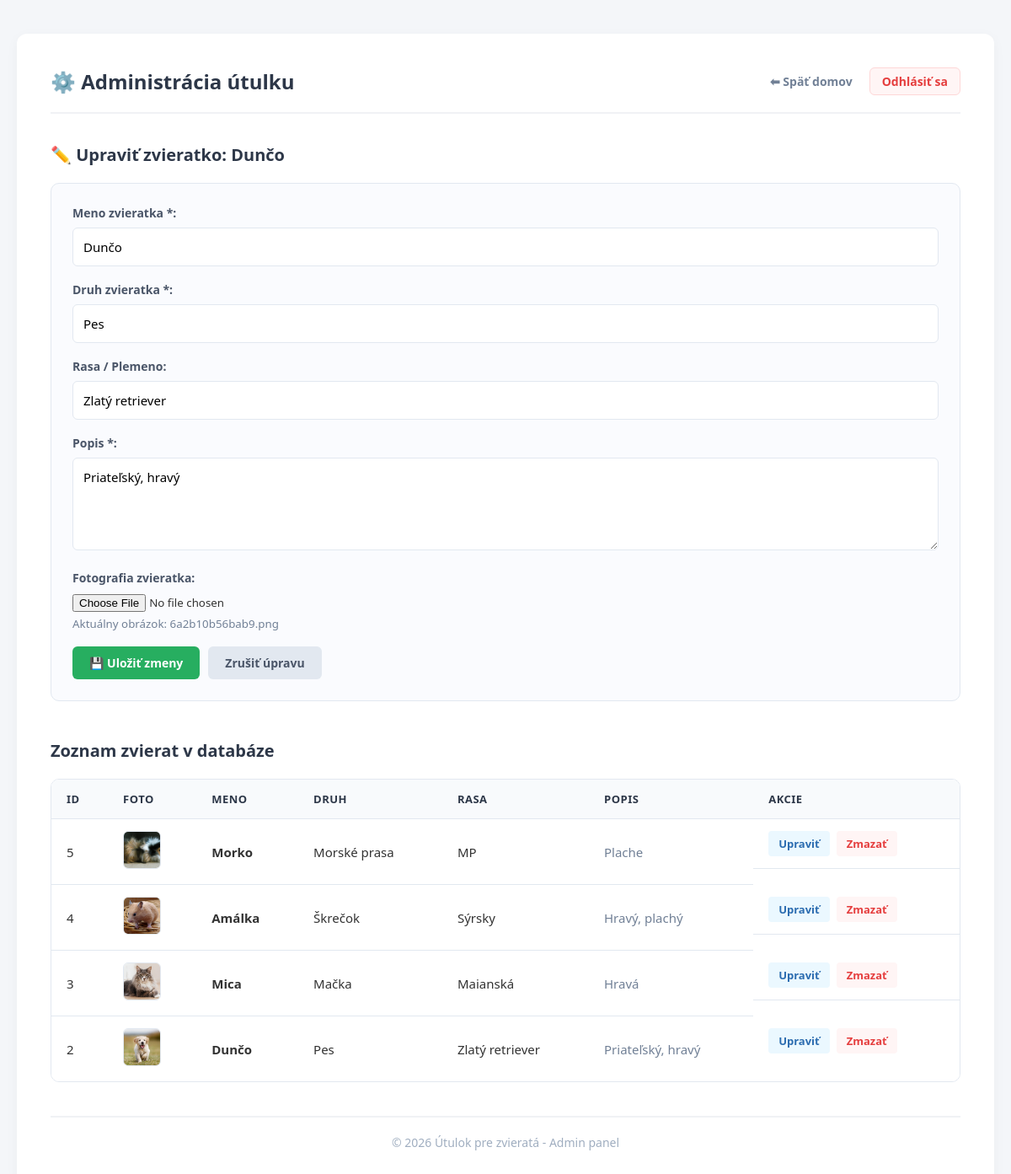
The page /admin/index.php?edit_id=2 on the database its author committed.
### tables this page shows
CREATE TABLE `animals` (
  `id` int(11) NOT NULL,
  `name` varchar(100) NOT NULL,
  `species` varchar(50) NOT NULL,
  `breed` varchar(100) DEFAULT NULL,
  `description` text NOT NULL,
  `created_at` timestamp NOT NULL DEFAULT current_timestamp(),
  `image` varchar(255) DEFAULT 'default.jpg'
);

### classes/Model.php (called while the page is built, shortened)
<?php
abstract class Model {
    public function __construct($db) {
        $this->db = $db;
    }
}

### classes/Animal.php (called while the page is built, shortened)
<?php
require_once __DIR__ . '/Model.php';
class Animal extends Model {
    private $table_name = "animals";
    public function getAll() {
        $query = "SELECT * FROM " . $this->table_name . " ORDER BY id DESC";
        $statement = $this->db->prepare($query);
        $statement->execute();
        return $statement->fetchAll(PDO::FETCH_ASSOC);
    }
    public function getById($id) {
        $query = "SELECT * FROM " . $this->table_name . " WHERE id = :id LIMIT 1";
        $statement = $this->db->prepare($query);
        $statement->execute(['id' => $id]);
        return $statement->fetch(PDO::FETCH_ASSOC);
    }
}

### admin/index.php (the view, shortened to what this page needs)
<?php
require_once '../classes/Animal.php';
$edit_animal = null;
$database = new Database();
$db = $database->getConnection();
if ($db) {
    $animalModel = new Animal($db);
    if (isset($_GET['edit_id'])) {
        $edit_id = intval($_GET['edit_id']);
        $edit_animal = $animalModel->getById($edit_id);
    }
    $animals = $animalModel->getAll();
} else {
    $error = "Chyba: Nepodarilo sa spojiť s databázou.";
    $animals = [];
}
?>
<!DOCTYPE html>
<html lang="sk">
<head>
    <link rel="stylesheet" href="assets/css/adminStyle.css">
</head>
<body>
    <div class="container">
        <header class="admin-header">
            <h1>⚙️ Administrácia útulku</h1>
            <nav class="admin-nav">
                <a href="../index.php" class="btn-back">⬅ Späť domov</a>
                <a href="../logout.php" class="logout-link">Odhlásiť sa</a>
            </nav>
        </header>
        <main>
            <h2><?php echo $edit_animal ? "✏️ Upraviť zvieratko: " . htmlspecialchars($edit_animal['name']) : "➕ Pridanie nového zvieratka"; ?></h2>
            <form action="index.php" method="POST" enctype="multipart/form-data" class="admin-form">
                <div class="form-group">
                    <label for="name">Meno zvieratka *:</label>
                    <input type="text" id="name" name="name" value="<?php echo $edit_animal ? htmlspecialchars($edit_animal['name']) : ''; ?>" required>
                </div>
                <div class="form-group">
                    <label for="species">Druh zvieratka *:</label>
                    <input type="text" id="species" name="species" value="<?php echo $edit_animal ? htmlspecialchars($edit_animal['species']) : ''; ?>" required>
                </div>
                <div class="form-group">
                    <label for="breed">Rasa / Plemeno:</label>
                    <input type="text" id="breed" name="breed" value="<?php echo $edit_animal ? htmlspecialchars($edit_animal['breed']) : ''; ?>">
                </div>
                <div class="form-group">
                    <label for="description">Popis *:</label>
                    <textarea id="description" name="description" required><?php echo $edit_animal ? htmlspecialchars($edit_animal['description']) : ''; ?></textarea>
                </div>
                <div class="form-group">
                    <label for="image">Fotografia zvieratka:</label>
                    <input type="file" id="image" name="image" accept="image/*">
                    <?php if ($edit_animal && !empty($edit_animal['image'])): ?>
                        <small style="display:block; margin-top:5px; color:#718096;">Aktuálny obrázok: <?php echo htmlspecialchars($edit_animal['image']); ?></small>
                    <?php endif; ?>
                </div>
                <div class="form-actions">
                    <button type="submit" class="btn btn-success">
                        <?php echo $edit_animal ? "💾 Uložiť zmeny" : "➕ Pridať do databázy"; ?>
                    </button>
                    <?php if ($edit_animal): ?>
                        <a href="index.php" class="btn btn-cancel">Zrušiť úpravu</a>
                    <?php endif; ?>
                </div>
            </form>
            <h2>Zoznam zvierat v databáze</h2>
            <?php if (empty($animals)): ?>
                <p class="no-data">V databáze nie sú žiadne zvieratá.</p>
            <?php else: ?>
                <div class="table-responsive">
                    <table>
                        <thead>
                            <tr>
                                <th>ID</th>
                                <th>Foto</th>
                                <th>Meno</th>
                                <th>Druh</th>
                                <th>Rasa</th>
                                <th>Popis</th>
                                <th class="actions-th">Akcie</th>
                            </tr>
                        </thead>
                        <tbody>
                            <?php foreach ($animals as $animal): ?>
                                <tr>
                                    <td><?php echo $animal['id']; ?></td>
                                    <td>
                                        <img src="../assets/img/<?php echo htmlspecialchars($animal['image'] ?? 'default.jpg'); ?>" alt="Foto" style="width: 45px; height: 45px; object-fit: cover; border-radius: 6px; border: 1px solid #e2e8f0;">
                                    </td>
                                    <td><strong><?php echo htmlspecialchars($animal['name']); ?></strong></td>
                                    <td><?php echo htmlspecialchars($animal['species']); ?></td>
                                    <td><?php echo htmlspecialchars($animal['breed']); ?></td>
                                    <td class="td-desc"><?php echo htmlspecialchars($animal['description']); ?></td>
                                    <td class="td-actions">
                                        <a href="index.php?edit_id=<?php echo $animal['id']; ?>" class="btn btn-edit">Upraviť</a>
                                        <form action="index.php" method="POST" onsubmit="return confirm('Naozaj chcete zmazať zvieratko <?php echo htmlspecialchars($animal['name']); ?>?');" class="inline-form">
                                            <button type="submit" class="btn btn-delete">Zmazať</button>
                                        </form>
                                    </td>
                                </tr>
                            <?php endforeach; ?>
                        </tbody>
                    </table>
                </div>
            <?php endif; ?>
        </main>
        <footer>
            <p>&copy; <?php echo date('Y'); ?> Útulok pre zvieratá - Admin panel</p>
        </footer>
    </div>
</body>
</html>

### admin/assets/css/adminStyle.css (style rules this page uses)
:root { --primary: #2d3748; --accent: #6f42c1; --success: #27ae60; --danger: #e53e3e; --bg: #f4f6f9; --border: #e2e8f0; }
* { margin: 0; padding: 0; box-sizing: border-box; font-family: 'Segoe UI', Tahoma, Geneva, Verdana, sans-serif; }
body { background-color: var(--bg); color: #333; padding: 0 20px; }
.container { max-width: 1200px; margin: 40px auto 50px auto; background: #ffffff; padding: 40px; border-radius: 12px; box-shadow: 0 4px 15px rgba(0, 0, 0, 0.04); }
.admin-header { display: flex; justify-content: space-between; align-items: center; border-bottom: 2px solid #f0f2f5; padding-bottom: 20px; margin-bottom: 35px; }
.admin-header h1 { font-size: 24px; color: var(--primary); }
.admin-nav { display: flex; align-items: center; gap: 20px; }
.btn-back { text-decoration: none; color: #718096; font-weight: 600; font-size: 14px; transition: color 0.2s; }
.logout-link { text-decoration: none; color: var(--danger); font-weight: bold; font-size: 14px; background: #fff5f5; padding: 6px 14px; border-radius: 6px; border: 1px solid #fed7d7; transition: all 0.2s; }
h2 { color: var(--primary); font-size: 20px; font-weight: 600; margin-bottom: 20px; }
.admin-form { margin-bottom: 45px; background: #fafbfe; padding: 25px; border-radius: 10px; border: 1px solid var(--border); }
.form-group { margin-bottom: 18px; }
label { display: block; margin-bottom: 8px; font-weight: 600; font-size: 14px; color: #4a5568; }
input[type="text"], textarea { width: 100%; padding: 12px; border: 1px solid var(--border); border-radius: 6px; box-sizing: border-box; font-size: 15px; transition: all 0.2s; }
textarea { height: 110px; resize: vertical; }
.form-actions { display: flex; gap: 10px; }
.btn { display: inline-block; padding: 10px 20px; border: none; border-radius: 6px; cursor: pointer; font-weight: 600; font-size: 14px; text-decoration: none; text-align: center; transition: opacity 0.2s, transform 0.1s; }
.btn-success { background-color: var(--success); color: white; }
.btn-cancel { background-color: #e2e8f0; color: #4a5568; }
.table-responsive { overflow-x: auto; border: 1px solid var(--border); border-radius: 10px; }
table { width: 100%; border-collapse: collapse; background: white; }
th, td { padding: 14px 18px; text-align: left; border-bottom: 1px solid var(--border); font-size: 15px; }
th { background-color: #f8fafc; color: var(--primary); font-weight: 600; font-size: 13px; text-transform: uppercase; letter-spacing: 0.5px; }
tr:last-child td { border-bottom: none; }
.td-desc { color: #718096; max-width: 400px; }
.td-actions { display: flex; gap: 8px; align-items: center; }
.inline-form { display: inline-block; }
.btn-edit { background-color: #ebf8ff; color: #2b6cb0; padding: 6px 12px; font-size: 13px; border-radius: 4px; }
.btn-delete { background-color: #fff5f5; color: var(--danger); padding: 6px 12px; font-size: 13px; border-radius: 4px; }
footer { text-align: center; margin-top: 40px; border-top: 2px solid #f0f2f5; padding-top: 20px; color: #a0aec0; font-size: 14px; }

### rows shown on the page
animals: name "Dunčo", species "Pes", breed "Zlatý retriever", description "Priateľský, hravý", image "6a2b10b56bab9.png", id "2", image (picture)
animals: id "5", image (picture), name "Morko", species "Morské prasa", breed "MP", description "Plache"
animals: id "4", image (picture), name "Amálka", species "Škrečok", breed "Sýrsky", description "Hravý, plachý"
animals: id "3", image (picture), name "Mica", species "Mačka", breed "Maianská", description "Hravá"
